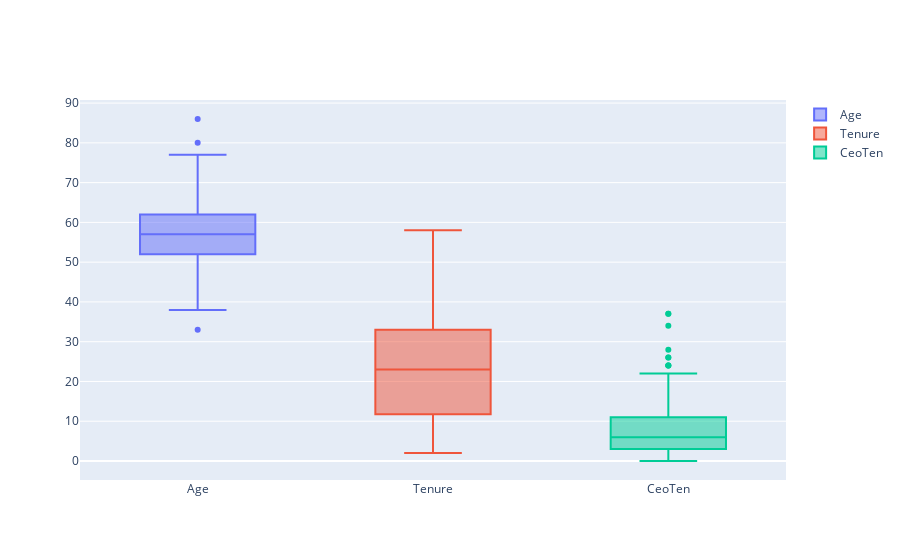

The notebook cell this image was saved under:
### Code cell
fig = go.Figure()
fig.add_trace(go.Box(y = E_S['Age'], name='Age'))
fig.add_trace(go.Box(y = E_S['Tenure'], name='Tenure'))
fig.add_trace(go.Box(y = E_S['CeoTen'], name='CeoTen'))

fig.show()

### Figure 1 — Plotly figure (JSON) as saved in the notebook; plotly's stock layout.template omitted (floating-point values rounded to 4 significant figures; data arrays with more than 128 entries replaced by an {"elided": "..."} marker saying what was removed)
{"data": [{"name": "Age", "type": "box", "y": {"elided": "177 int values"}}, {"name": "Tenure", "type": "box", "y": {"elided": "177 int values"}}, {"name": "CeoTen", "type": "box", "y": {"elided": "177 int values"}}], "layout": {}}
